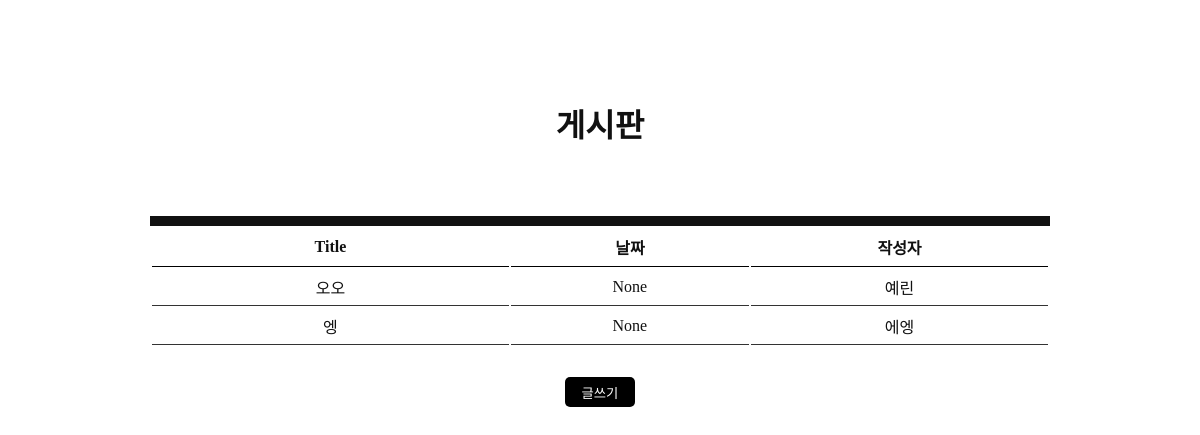
The app's page /, older data.
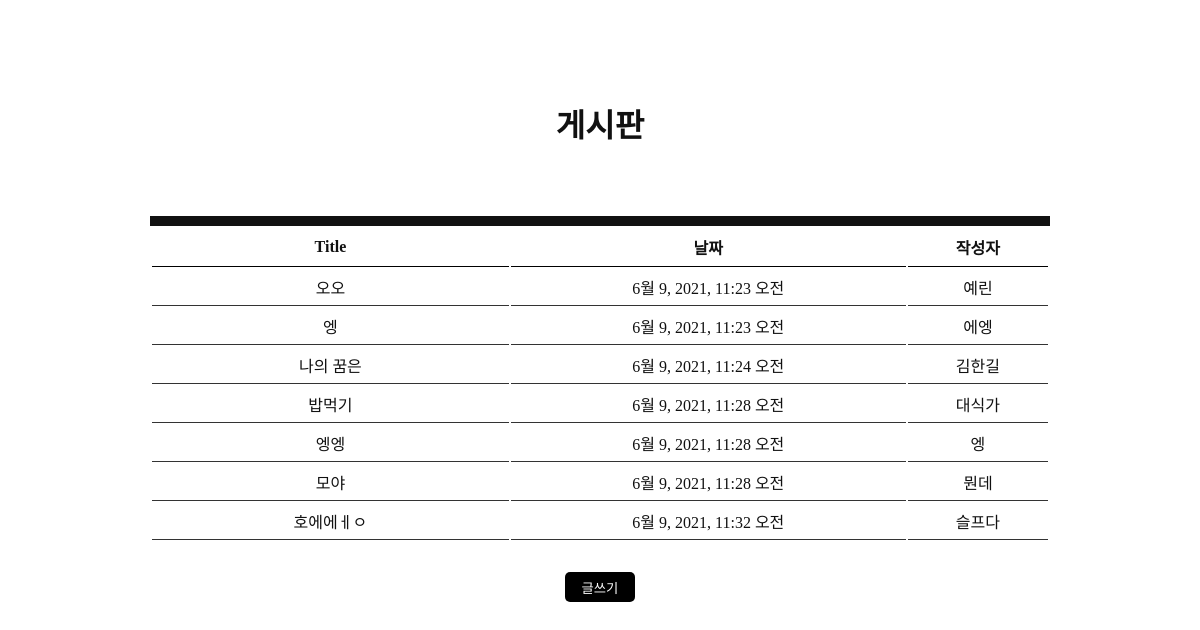
The same page, newer data.
### main/models.py (models this page shows, shortened)
class Post(models.Model):
    postTitle = models.CharField(max_length=30)
    name = models.CharField(max_length=30)
    pw = models.CharField(max_length=15, default="password")
    content = models.TextField()
    created_at = models.DateTimeField(default=timezone.now)

### main/views.py (the view)
# urls.py: path('', views.index, name='index'),
def index(request):
    postlist = Post.objects.all()
    return render(request, 'main/index.html', {'postlist': postlist})

### main/templates/main/index.html (shortened to what this page needs)
<!DOCTYPE html>
<html lang="ko">
<head>
</head>
<body>
    <h1>게시판</h1>
    <div class="wrapper">
        <table class="oritable">
            <th class="title">Title</th>
            <th class="date">날짜</th>
            <th class="name">작성자</th>
            {% for list in postlist %}
            <tr class="tablebook">
                <td class="title"><a href="{% url 'main:posting' list.pk %}">{{ list.postTitle }}</a></td>
                <td title="date">{{ list.created_at }}</td>
                <td title="name">{{ list.name }}</td>
            </tr>
            {% endfor %}
        </table>
    </div>
    <a href="{% url 'main:write' %}">
        <button class="btn" id="btn">글쓰기</button>
    </a>
</body>
</html>

### main/templates/main/index.html (style rules this page uses)
* { margin: 0 auto; text-align: center; color: #111; }
a:link { text-decoration: none; color: inherit; }
h1 { margin-top: 100px; }
.wrapper { width: 50%; max-width: 1000px; min-width: 900px; margin-top: 70px; text-align: center; border-top: 10px solid #111; }
.wrapper .oritable { width: 100%; }
.wrapper .oritable td.title { margin: 0 auto; }
th { border-bottom: 1px solid #000; padding: 7px; }
.oritable th.title { width: 40%; }
.oritable .tablebook td { border-bottom: 1px solid #333; padding: 6px; }
#btn { width: 70px; height: 30px; margin-top: 30px; border: none; border-radius: 5px; background-color: black; cursor: pointer; color: #fff; }

Row changes from the older to the newer data that the page shows:
changed Post "오오": created_at "None" → "6월 9, 2021, 11:23 오전"
changed Post "에엥": created_at "None" → "6월 9, 2021, 11:23 오전"
added Post: postTitle "나의 꿈은", created_at "6월 9, 2021, 11:24 오전", name "김한길"
added Post: postTitle "밥먹기", created_at "6월 9, 2021, 11:28 오전", name "대식가"
added Post: postTitle "엥엥", created_at "6월 9, 2021, 11:28 오전", name "엥"
added Post: postTitle "모야", created_at "6월 9, 2021, 11:28 오전", name "뭔데"
added Post: postTitle "호에에ㅔㅇ", created_at "6월 9, 2021, 11:32 오전", name "슬프다"
